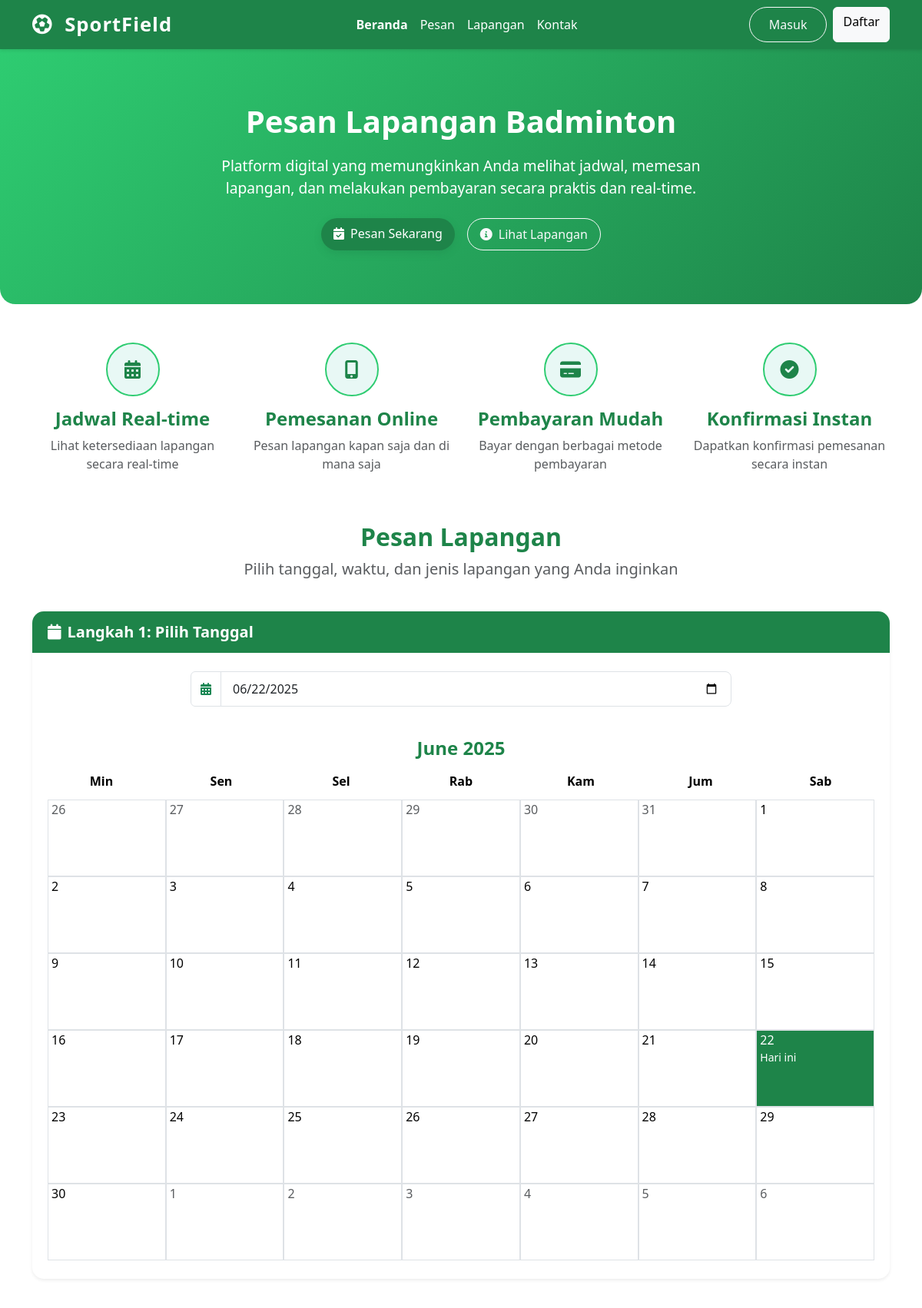
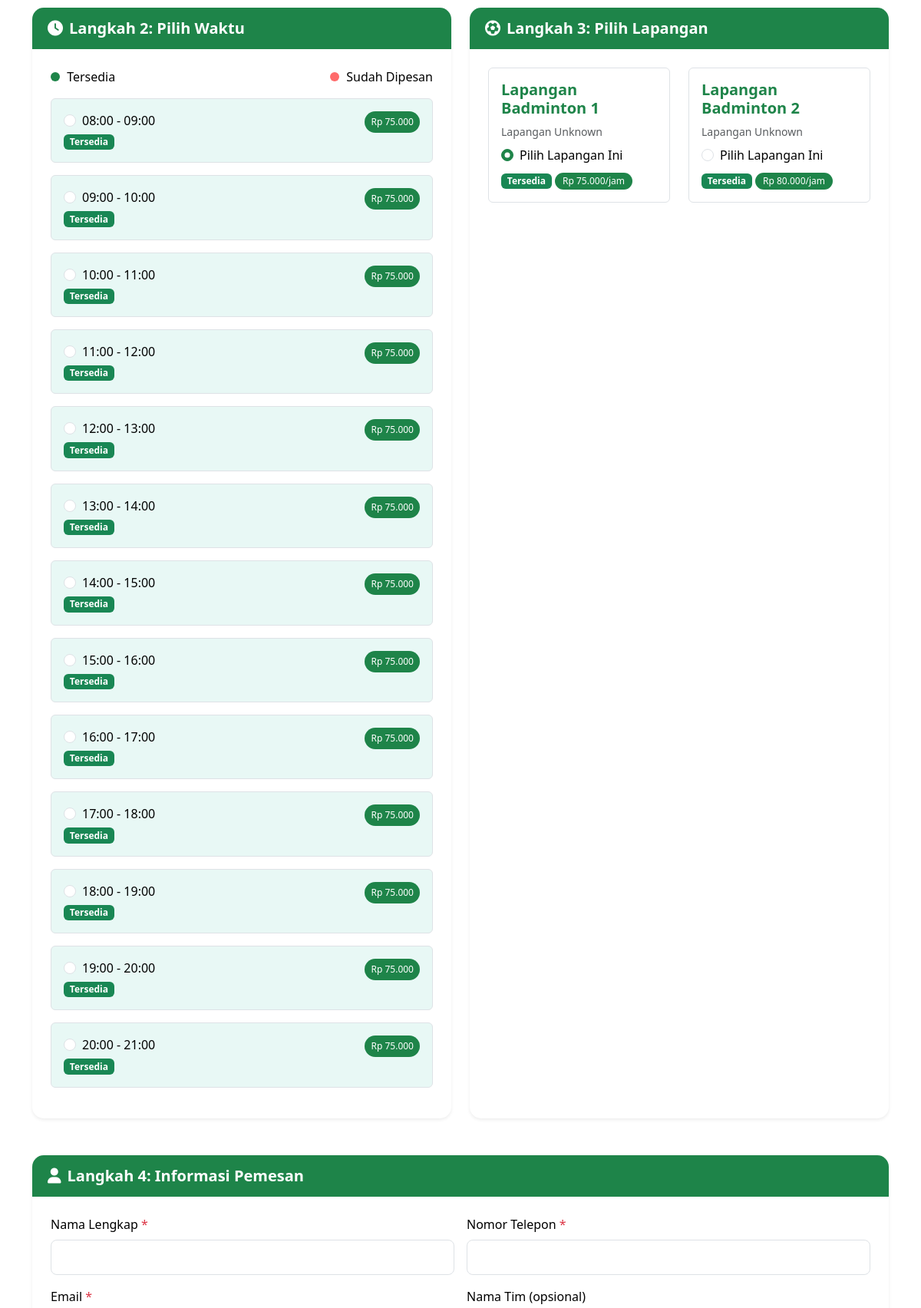
Screenshot of /Badminton_booking.php (upper part) with the database file from the repository (2 pictures, top to bottom).
### tables this page shows
CREATE TABLE `fields` (
  `id` int(11) NOT NULL AUTO_INCREMENT PRIMARY KEY,
  `field_name` varchar(100) DEFAULT NULL,
  `field_type` enum('futsal','badminton','tennis') DEFAULT NULL,
  `location` text DEFAULT NULL,
  `price_per_hour` decimal(10,2) DEFAULT NULL,
  `image` varchar(255) DEFAULT NULL,
  `status` enum('available','maintenance','reserved') NOT NULL DEFAULT 'available',
  `created_at` timestamp NOT NULL DEFAULT current_timestamp()
);

### Badminton_booking.php (the view, shortened to what the rows shown need)
<?php
include('db_connect.php');
$fields = [];
$check_field_name = $conn->query("SHOW COLUMNS FROM fields LIKE 'field_name'");
if ($check_field_name->num_rows > 0) {
    $field_col = 'field_name';
} else {
    $field_col = 'name';
}
$check_field_type = $conn->query("SHOW COLUMNS FROM fields LIKE 'field_type'");
if ($check_field_type->num_rows > 0) {
    $type_col = 'field_type';
} else {
    $type_col = 'type';
}
$field_query = "SELECT * FROM fields WHERE $type_col = 'badminton'";
$field_result = $conn->query($field_query);
if ($field_result && $field_result->num_rows > 0) {
    while ($row = $field_result->fetch_assoc()) {
        $fields[] = [
            'id' => $row['id'],
            'name' => $row[$field_col] ?? $row['name'],
            'price_per_hour' => $row['price_per_hour'],
            'status' => $row['status'] ?? 'available',
            'surface_type' => $row['surface_type'] ?? 'Unknown'
        ];
    }
}
$booked_slots = [];
$time_slots = [
    '08:00', '09:00', '10:00', '11:00', '12:00', '13:00', '14:00',
    '15:00', '16:00', '17:00', '18:00', '19:00', '20:00'
];
$selected_field = isset($_GET['field']) ? $_GET['field'] : ($fields[0]['name'] ?? '');
?>
<!DOCTYPE html>
<html lang="id">
  <head>
    <link
      href="https://cdn.jsdelivr.net/npm/bootstrap@5.3.0-alpha1/dist/css/bootstrap.min.css"
      rel="stylesheet"
    />
    <link
      rel="stylesheet"
      href="https://cdnjs.cloudflare.com/ajax/libs/font-awesome/6.0.0/css/all.min.css"
    />
  </head>
  <body>
    <section class="hero-section text-center" id="home">
      <div class="container">
        <h2>Pesan Lapangan Badminton</h2>
      </div>
    </section>
    <form action="booking_process_badminton.php" method="POST" id="bookingForm">
    <div class="container my-5">
      <section id="book" class="mb-5">
        <div class="row">
          <div class="col-lg-8 mx-auto text-center mb-4">
            <h2 class="fw-bold">Pesan Lapangan</h2>
          </div>
        </div>
        <div class="row g-4">
          <div class="col-md-6 mb-4">
            <div class="custom-card shadow-sm h-100">
                <div class="card-body p-4">
                    <div class="time-slots">
                        <?php
                        $current_price = 80000;
                        foreach ($fields as $field) {
                            if ($field['name'] == $selected_field) {
                                $current_price = $field['price_per_hour'];
                                break;
                            }
                        }
                        $booked_times = isset($booked_slots[$selected_field]) ? $booked_slots[$selected_field] : [];
                        foreach ($time_slots as $time) {
                            $end_time = date('H:i', strtotime($time) + 3600);
                            $time_range = $time . ' - ' . $end_time;
                            $is_booked = in_array($time, $booked_times);
                            $status_class = $is_booked ? 'booked' : 'available';
                            $badge_class = $is_booked ? 'bg-secondary' : 'badge-custom';
                            $status_text = $is_booked ? 'Sudah Dipesan' : 'Tersedia';
                            $disabled = $is_booked ? 'disabled' : '';
                        ?>
                        <div class="time-slot p-3 mb-3 border rounded position-relative <?php echo $status_class; ?>">
                            <div class="row">
                                <div class="col-md-7">
                                    <div class="form-check">
                                        <input
                                            class="form-check-input"
                                            type="radio"
                                            name="bookingTime"
                                            id="time<?php echo str_replace(':', '', $time); ?>"
                                            value="<?php echo $time; ?>"
                                            <?php echo $disabled; ?>
                                        >
                                        <label class="form-check-label" for="time<?php echo str_replace(':', '', $time); ?>">
                                            <?php echo $time_range; ?>
                                        </label>
                                    </div>
                                    <span class="badge <?php echo $is_booked ? 'bg-danger' : 'bg-success'; ?> mt-1"><?php echo $status_text; ?></span>
                                </div>
                                <div class="col-md-5 text-end">
                                    <span class="badge <?php echo $badge_class; ?> p-2">Rp <?php echo number_format($current_price, 0, ',', '.'); ?></span>
                                </div>
                            </div>
                        </div>
                        <?php } ?>
                    </div>
                </div>
            </div>
          </div>
          <div class="col-md-6 mb-4">
            <div class="custom-card shadow-sm h-100">
                <div class="card-body p-4">
                    <div class="row">
                        <?php foreach ($fields as $field):
                            $is_available = ($field['status'] ?? 'available') == 'available';
                            $disabled = !$is_available ? 'disabled' : '';
                            $checked = ($selected_field == $field['name']) ? 'checked' : '';
                        ?>
                        <div class="col-md-6 mb-3">
                            <div class="field-option p-3 border rounded h-100 <?php echo !$is_available ? 'bg-light' : ''; ?>">
                                <h5><?php echo $field['name']; ?></h5>
                                <p class="small text-muted mb-2">Lapangan <?php echo $field['surface_type']; ?></p>
                                <div class="form-check">
                                    <input
                                        class="form-check-input field-radio"
                                        type="radio"
                                        name="fieldChoice"
                                        id="field<?php echo $field['id']; ?>"
                                        value="<?php echo $field['name']; ?>"
                                        <?php echo $disabled . ' ' . $checked; ?>
                                        data-price="<?php echo $field['price_per_hour']; ?>"
                                    >
                                    <label class="form-check-label" for="field<?php echo $field['id']; ?>">
                                        Pilih Lapangan Ini
                                    </label>
                                </div>
                                <div class="mt-2">
                                    <span class="badge <?php echo $is_available ? 'bg-success' : 'bg-secondary'; ?>">
                                        <?php echo $is_available ? 'Tersedia' : 'Tidak Tersedia'; ?>
                                    </span>
                                    <span class="badge badge-custom">
                                        Rp <?php echo number_format($field['price_per_hour'], 0, ',', '.'); ?>/jam
                                    </span>
                                </div>
                            </div>
                        </div>
                        <?php endforeach; ?>
                    </div>
                </div>
            </div>
          </div>
        </div>
      </section>
    </div>
    </form>
  </body>
</html>

### rows the page displays
fields: field_name "Tersedia", price_per_hour "75.000", field_name "Lapangan Badminton 1", surface_type "Unknown", status "Tersedia"
fields: field_name "Lapangan Badminton 2", surface_type "Unknown", status "Tersedia", price_per_hour "80.000"

### other values shown
$prev_month_day "26"
$prev_month_day "27"
$prev_month_day "28"
$prev_month_day "29"
$prev_month_day "30"
$prev_month_day "31"
$time_range "08:00 - 09:00"
$time_range "09:00 - 10:00"
$time_range "10:00 - 11:00"
$time_range "11:00 - 12:00"
$time_range "12:00 - 13:00"
$time_range "13:00 - 14:00"
$time_range "14:00 - 15:00"
$time_range "15:00 - 16:00"
$time_range "16:00 - 17:00"
